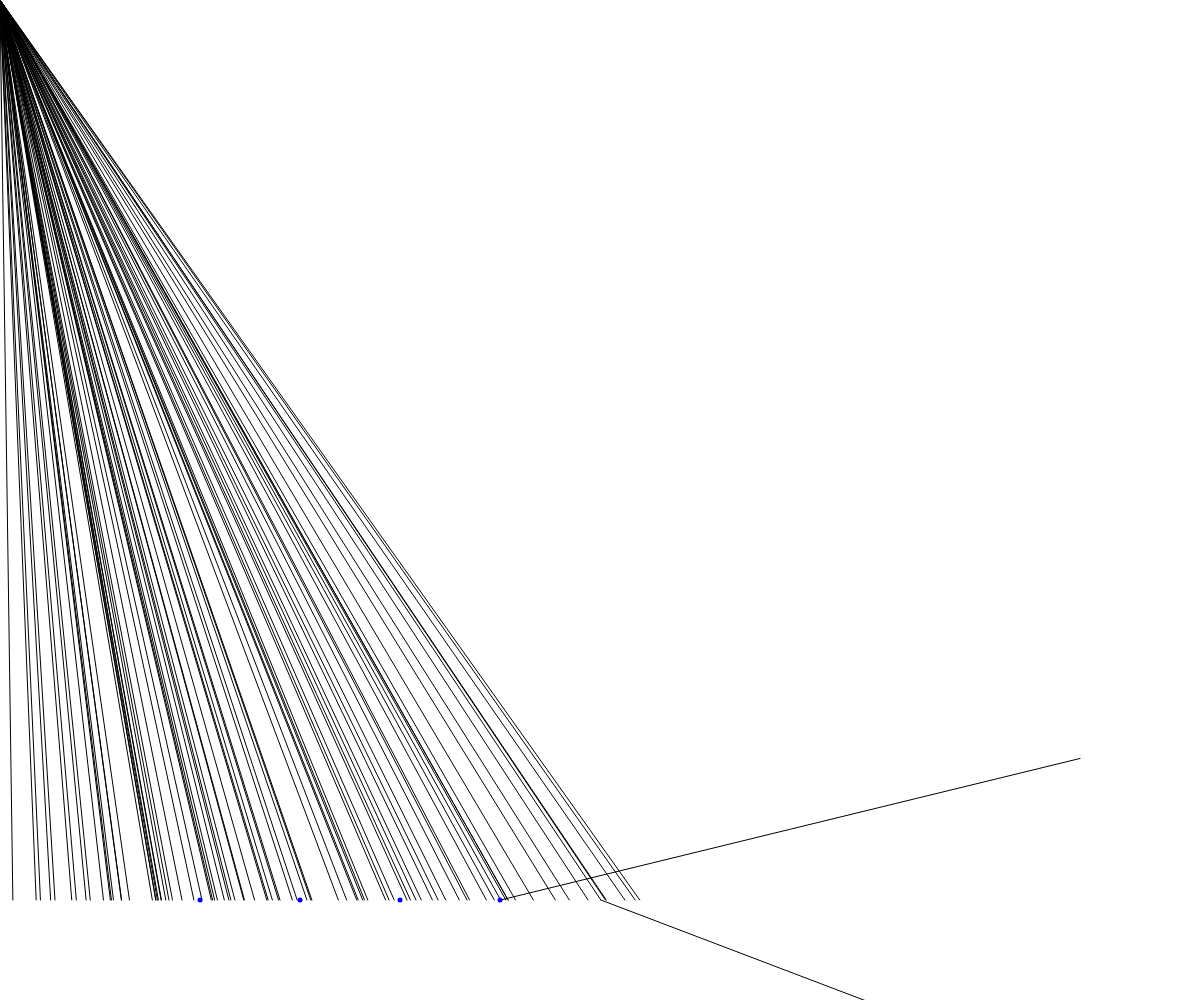
Frame 1 (no input)
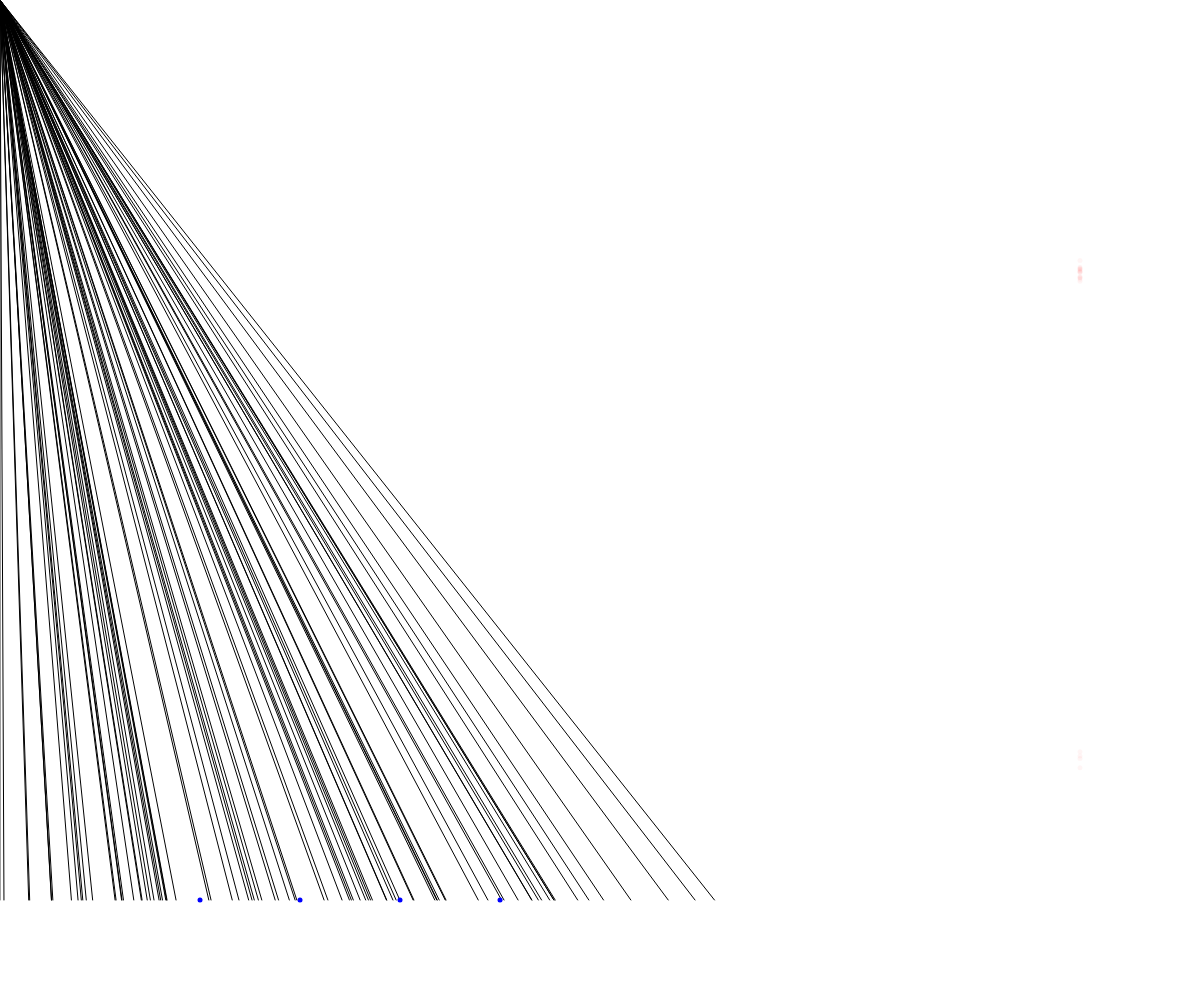
Frame 60 (no input)
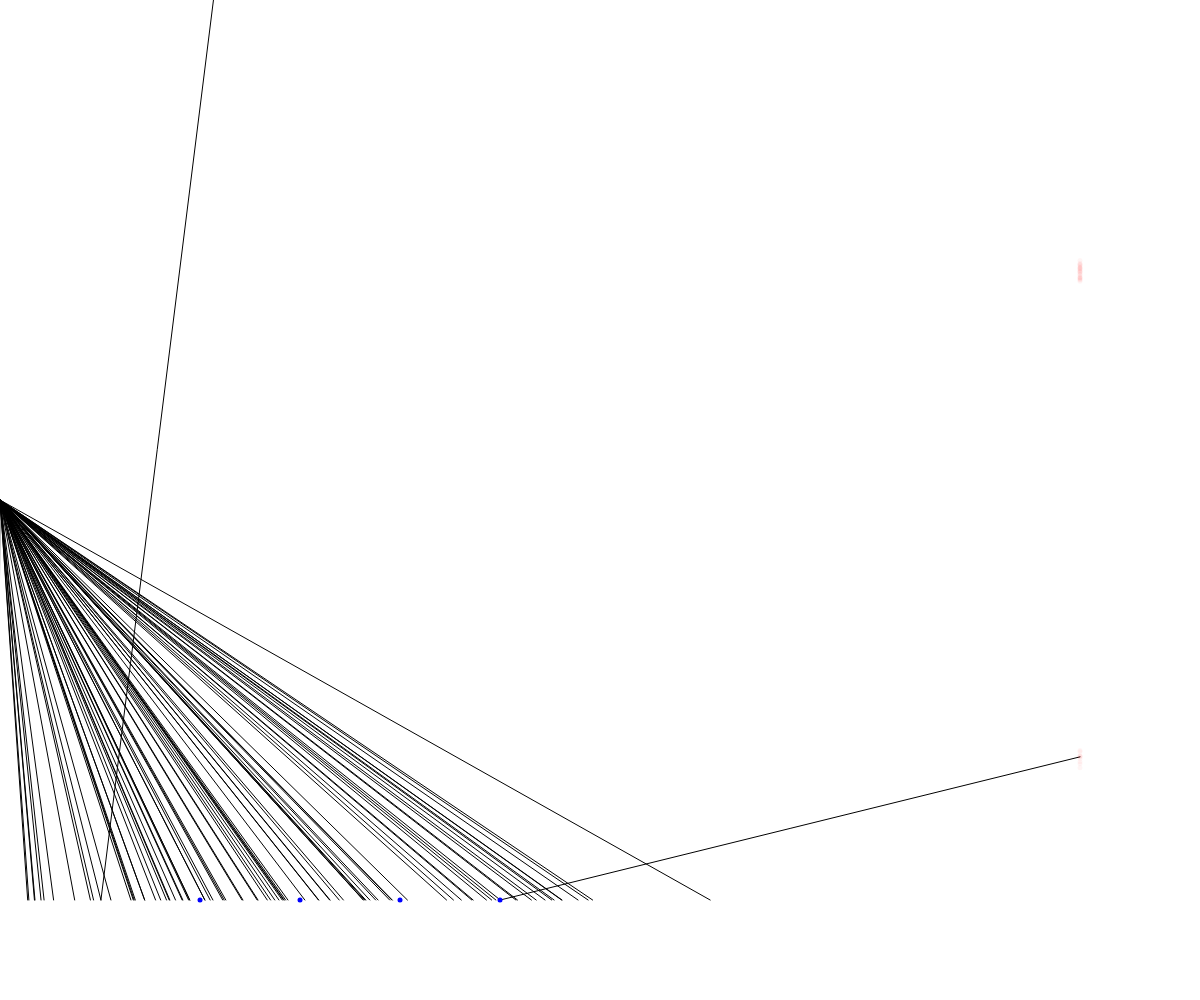
Frame 120 (the mouse pressed at the canvas centre since frame 60)

The p5.js sketch that drew these frames (run headless with seeded random() and noise() and a simulated clock; from frame 60 on, the mouse is pressed at the canvas centre):

// p5.js sketch
// ── sketch.js
hf = 0.9
wf = 0.5
sc = 0.9
var reflector
var rays = []
var theta
var r = 0
var b
var p
var theta
var theta2
var d
var screenpoints = []

function setup() {
    // put setup code here
    createCanvas(windowWidth, windowHeight, P2D);
    // reflector = new Reflector(0, hf * height, wf * width);
    screen = new Screen(sc * width);
    theta = random(0, atan((wf * width) / (hf * height)));
    theta2 = 0;
    p = new createVector(0, 0);
    p2 = new createVector(0, 0);
    screen.show();
}

function draw() {
    // put drawing code here
    resizeCanvas(windowWidth, windowHeight)
    background(255);
    rays = [];
    for (let i = 0; i < atan((wf * width) / (hf * height)); i = i + PI / 500) {
        r = new Rays(0, mouseY, random(i - 0.1, i + 0.1));
        r.show();
        j = i * 500 / PI;
        rays[j] = r;
    }
    // reflector.update(0, hf * height, wf * width);
    // reflector.show();
    d = 200
    while (d < wf * width) {
        push()
        stroke(0, 0, 255)
        strokeWeight(5)
        point(d, hf * height);
        pop()
        d += 100;
    }
    // screen.update(sc * width);
    // screen.show();
    for (let i = 0; i < screenpoints.length; i++) {
        push()
        fill(255, 0, 0, 10)
            // stroke(255, 0, 0, 10);
            // strokeWeight(5);
        noStroke();
        ellipse(screenpoints[i].x, screenpoints[i].y, 5, 5);
        pop()
    }
}










// b = 50 * sin(theta2);
// p.x = r * sin(theta) + b * cos(theta)
// p.y = r * cos(theta) - b * sin(theta)
// p2.x = r * sin(theta)
// p2.y = r * cos(theta)
// if (p.y > hf * height) {
//     p.y = 2 * hf * height - p.y
//     p2.y = 2 * hf * height - p2.y
// }
// console.log(p.x, p.y);
// strokeWeight(3)
// stroke(255, 0, 0)
//     // point(p2.x, p2.y)
// stroke(0, 255, 0)
// point(p.x, p.y)
// theta2 += PI / 2;
// r += 1
// ── rays.js
function Rays(x, y, theta) {
    this.x = x
    this.y = y
    this.theta = theta
    this.update = function() {

    }
    this.show = function() {
        line(this.x, this.y, this.x + ((hf * height) - this.x) * tan(this.theta), hf * height)
        if ((((hf * height) - this.x) * tan(this.theta) + 200) % 100 <= 1) {
            line(((hf * height) - this.x) * tan(this.theta), hf * height, sc * width, 2 * hf * height - (sc * width - ((hf * height) - this.x) * tan(this.theta)) / tan(this.theta))
            p = createVector(sc * width, 2 * hf * height - (sc * width - ((hf * height) - this.x) * tan(this.theta)) / tan(this.theta) + random(-10, 10))
            screenpoints.push(p)
        }
    }
}
// ── reflector.js
function Reflector(x, y, w) {
    this.x = x
    this.y = y
    this.w = w
    this.update = function(x, y, w) {
        this.x = x
        this.y = y
        this.w = w
    }
    this.show = function() {
        push()
        strokeWeight(10)
        stroke(255, 1)
        line(this.x, this.y, this.x + this.w, this.y)
        pop()
    }
}
// ── screen.js
function Screen(x) {
    this.x = x
    this.update = function(x) {
        this.x = x
    }
    this.show = function() {
        push()
        strokeWeight(5)
        stroke(255)
        line(this.x, 0, this.x, height)
        pop()
    }
}
